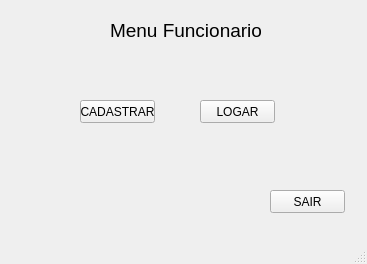
<?xml version="1.0" encoding="UTF-8"?>
<ui version="4.0">
 <class>MainWindow</class>
 <widget class="QMainWindow" name="MainWindow">
  <property name="geometry">
   <rect>
    <x>0</x>
    <y>0</y>
    <width>367</width>
    <height>264</height>
   </rect>
  </property>
  <property name="windowTitle">
   <string>MainWindow</string>
  </property>
  <widget class="QWidget" name="centralwidget">
   <widget class="QLabel" name="label">
    <property name="geometry">
     <rect>
      <x>110</x>
      <y>20</y>
      <width>151</width>
      <height>20</height>
     </rect>
    </property>
    <property name="font">
     <font>
      <pointsize>14</pointsize>
     </font>
    </property>
    <property name="text">
     <string>Menu Funcionario</string>
    </property>
   </widget>
   <widget class="QPushButton" name="pushButton">
    <property name="geometry">
     <rect>
      <x>80</x>
      <y>100</y>
      <width>75</width>
      <height>23</height>
     </rect>
    </property>
    <property name="text">
     <string>CADASTRAR</string>
    </property>
   </widget>
   <widget class="QPushButton" name="pushButton_2">
    <property name="geometry">
     <rect>
      <x>200</x>
      <y>100</y>
      <width>75</width>
      <height>23</height>
     </rect>
    </property>
    <property name="text">
     <string>LOGAR</string>
    </property>
   </widget>
   <widget class="QPushButton" name="pushButton_3">
    <property name="geometry">
     <rect>
      <x>270</x>
      <y>190</y>
      <width>75</width>
      <height>23</height>
     </rect>
    </property>
    <property name="text">
     <string>SAIR</string>
    </property>
   </widget>
  </widget>
  <widget class="QMenuBar" name="menubar">
   <property name="geometry">
    <rect>
     <x>0</x>
     <y>0</y>
     <width>367</width>
     <height>21</height>
    </rect>
   </property>
  </widget>
  <widget class="QStatusBar" name="statusbar"/>
 </widget>
 <resources/>
 <connections/>
</ui>
